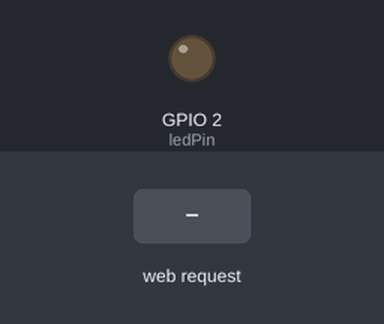
Bench run of a sketch on a simulated ESP32. Parts: output pins drawn as LEDs (lit = HIGH). The inputs (shaded band) are chosen by the test bench. What the sketch prints to the serial monitor is not drawn.

Above: at 1.2 s.
1.3 s: HTTP request GET /on received
At 1.6 s:
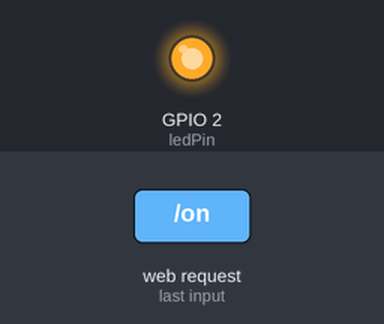
2.8 s: HTTP request GET /off received
At 4.0 s:
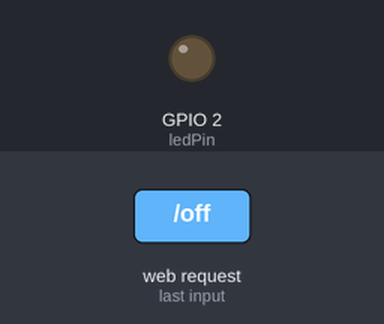
Timing chart, 0 to 5.8 s (numbered marks = the images above; inputs shaded):
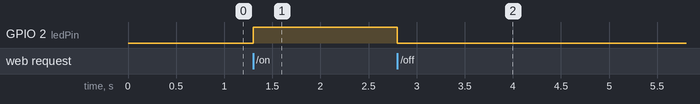

Measured:
- after the input at 1.3 s, GPIO 2 (ledPin): LOW → HIGH at once
- after the input at 2.8 s, GPIO 2 (ledPin): HIGH → LOW at once

The sketch:

connect-and-blink.ino
```cpp
#include <WiFi.h>
#include <ESPAsyncWebSrv.h>

const char *ssid = "ESP32-Network"; // SSID van het WiFi-netwerk dat de ESP32 uitzendt
const char *password = "1test5"; // Wachtwoord voor het WiFi-netwerk

const int ledPin = 2; // Pin voor de LED

bool ledState = LOW;

AsyncWebServer server(80);

void setup() {
  pinMode(ledPin, OUTPUT);

  // Start de seriële communicatie voor het debuggen
  Serial.begin(115200);

  // Maak verbinding met het WiFi-netwerk
  WiFi.softAP(ssid, password);
  Serial.println("ESP32 WiFi-netwerk is opgezet");

  // Toon het IP-adres van de ESP32 op de seriële monitor
  Serial.print("IP-adres: ");
  Serial.println(WiFi.softAPIP());

  // Definieer de route voor de webpagina en de bijbehorende functie
  server.on("/", HTTP_GET, [](AsyncWebServerRequest *request){
    String html = "<html><body>";
    html += "<h1>LED-bediening</h1>";
    html += "<p><a href='/on'><button>Aan</button></a></p>";
    html += "<p><a href='/off'><button>Uit</button></a></p>";
    html += "</body></html>";
    request->send(200, "text/html", html);
  });

  // Schakel de LED in
  server.on("/on", HTTP_GET, [](AsyncWebServerRequest *request){
    digitalWrite(ledPin, HIGH);
    request->send(200, "text/plain", "LED is ingeschakeld");
  });

  // Schakel de LED uit
  server.on("/off", HTTP_GET, [](AsyncWebServerRequest *request){
    digitalWrite(ledPin, LOW);
    request->send(200, "text/plain", "LED is uitgeschakeld");
  });

  // Start de webserver
  server.begin();
}

void loop() {
  // Doe andere taken hier indien nodig
}
```
